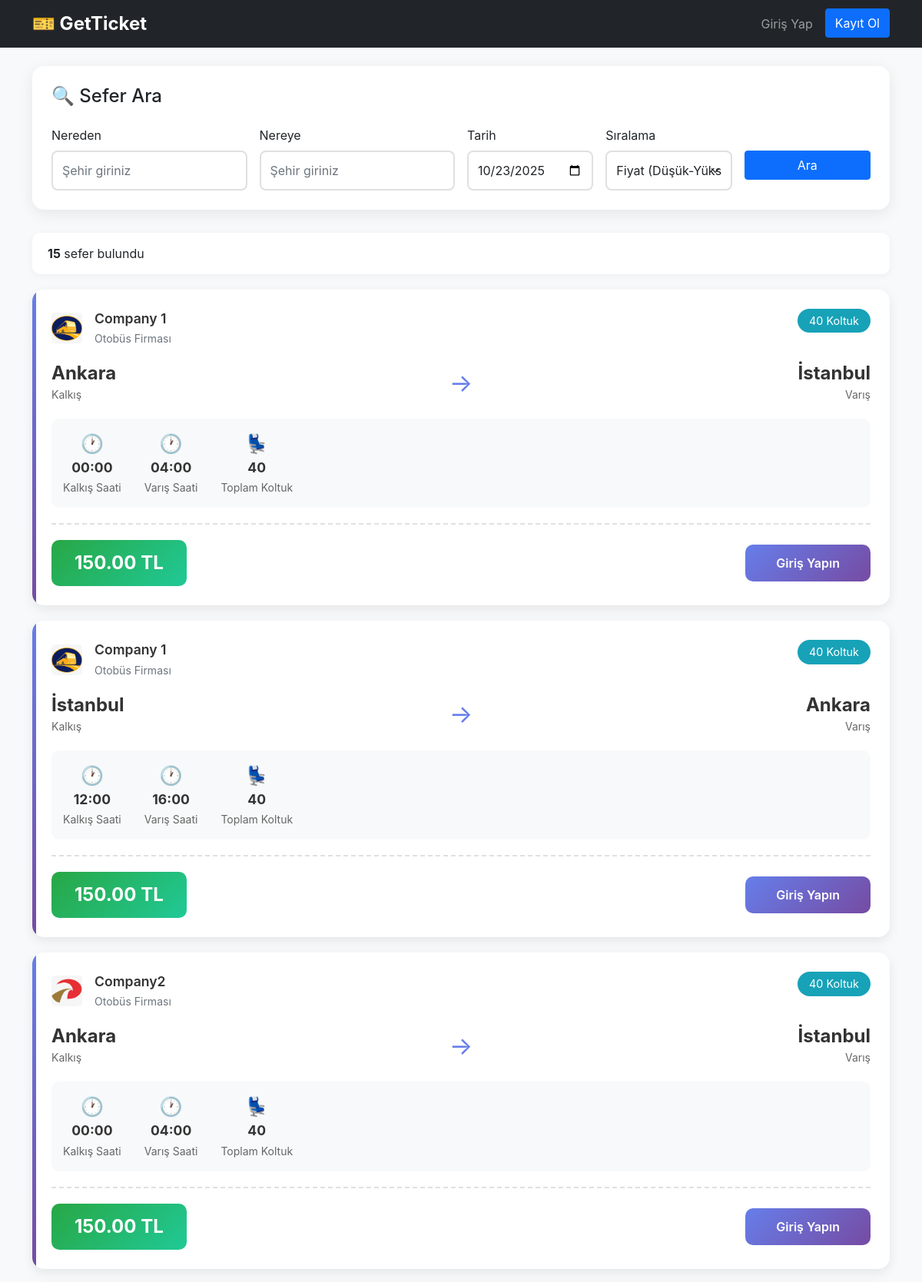
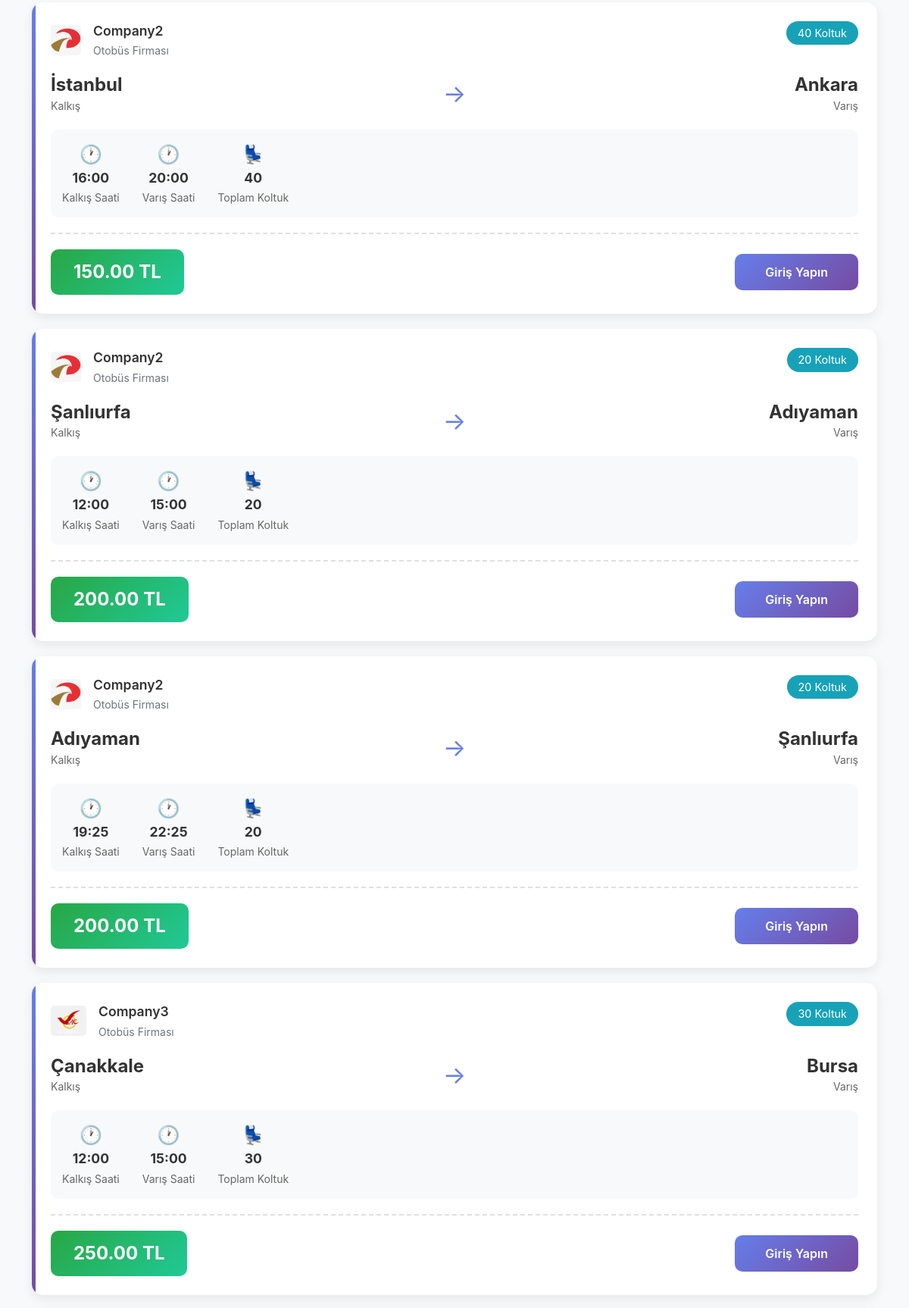
The app's page /pages/sefer_ara.php (upper part) with its own data (2 pictures, top to bottom).
### tables this page shows
CREATE TABLE trips (
    id INTEGER PRIMARY KEY AUTOINCREMENT,
    company_id INTEGER NOT NULL,
    destination_city TEXT NOT NULL,
    arrival_time TIME NOT NULL,
    departure_time TIME NOT NULL,
    departure_city TEXT NOT NULL,
    price INTEGER NOT NULL,
    capacity INTEGER NOT NULL,
    created_date DATETIME DEFAULT CURRENT_TIMESTAMP, departure_date DATE,
    FOREIGN KEY (company_id) REFERENCES bus_companies(id)
);

CREATE TABLE bus_companies (
    id INTEGER PRIMARY KEY AUTOINCREMENT,
    name TEXT UNIQUE NOT NULL,
    logo_path TEXT,
    created_at DATETIME DEFAULT CURRENT_TIMESTAMP
);

### pages/sefer_ara.php (the view, shortened to what this page needs)
<?php
$db = getDBConnection();
$from = isset($_GET['from']) ? trim($_GET['from']) : '';
$to = isset($_GET['to']) ? trim($_GET['to']) : '';
$date = isset($_GET['date']) ? $_GET['date'] : date('Y-m-d');
$sort = isset($_GET['sort']) ? $_GET['sort'] : 'price_asc';
$sql = "SELECT t.*, bc.name as company_name, bc.logo_path
        FROM trips t
        LEFT JOIN bus_companies bc ON t.company_id = bc.id
        WHERE 1=1";
$params = [];
switch ($sort) {
    case 'price_asc':
        $sql .= " ORDER BY t.price ASC";
        break;
}
$stmt = $db->prepare($sql);
$stmt->execute($params);
$trips = $stmt->fetchAll(PDO::FETCH_ASSOC);
$total_trips = count($trips);
?>
<!DOCTYPE html>
<html lang="tr">
<head>
    <link href="https://cdn.jsdelivr.net/npm/bootstrap@5.1.3/dist/css/bootstrap.min.css" rel="stylesheet">
</head>
<body>
    <nav class="navbar navbar-expand-lg navbar-dark bg-dark">
        <div class="container">
            <a class="navbar-brand fw-bold" href="../index.php">
                <span style="font-size: 1.5rem;">🎫 GetTicket</span>
            </a>
            <div class="collapse navbar-collapse" id="navbarNav">
                <ul class="navbar-nav ms-auto">
                    <?php if (isset($_SESSION['user_id'])): ?>
                        <li class="nav-item">
                            <a class="nav-link" href="dashboard.php">Dashboard</a>
                        </li>
                        <li class="nav-item">
                            <span class="navbar-text me-3">
                                <strong><?php echo htmlspecialchars($_SESSION['full_name']); ?></strong>
                            </span>
                        </li>
                        <li class="nav-item">
                            <a class="nav-link" href="logout.php">Çıkış</a>
                        </li>
                    <?php else: ?>
                        <li class="nav-item">
                            <a class="nav-link" href="login.php">Giriş Yap</a>
                        </li>
                        <li class="nav-item">
                            <a class="btn btn-primary ms-2" href="register.php">Kayıt Ol</a>
                        </li>
                    <?php endif; ?>
                </ul>
            </div>
        </div>
    </nav>
    <div class="container mt-4">
        <div class="search-box">
            <h4 class="mb-4">🔍 Sefer Ara</h4>
            <form method="GET" action="">
                <div class="row g-3">
                    <div class="col-md-3">
                        <label class="form-label">Nereden</label>
                        <input type="text" name="from" class="form-control"
                               placeholder="Şehir giriniz"
                               value="<?php echo htmlspecialchars($from); ?>"
                               list="cities-from">
                    </div>
                    <div class="col-md-3">
                        <label class="form-label">Nereye</label>
                        <input type="text" name="to" class="form-control"
                               placeholder="Şehir giriniz"
                               value="<?php echo htmlspecialchars($to); ?>"
                               list="cities-to">
                    </div>
                    <div class="col-md-2">
                        <label class="form-label">Tarih</label>
                        <input type="date" name="date" class="form-control"
                               value="<?php echo htmlspecialchars($date); ?>">
                    </div>
                    <div class="col-md-2">
                        <label class="form-label">Sıralama</label>
                        <select name="sort" class="form-select">
                            <option value="price_asc" <?php echo $sort === 'price_asc' ? 'selected' : ''; ?>>
                                Fiyat (Düşük-Yüksek)
                            </option>
                        </select>
                    </div>
                    <div class="col-md-2">
                        <label class="form-label">&nbsp;</label>
                        <button type="submit" class="btn btn-primary w-100">Ara</button>
                    </div>
                </div>
            </form>
        </div>
        <div class="filter-bar d-flex justify-content-between align-items-center">
            <div>
                <strong><?php echo $total_trips; ?></strong> sefer bulundu
            </div>
        </div>
        <?php if (empty($trips)): ?>
            <div class="no-trips">
                <div class="no-trips-icon">🚌</div>
                <h3>Sefer Bulunamadı</h3>
                <p class="text-muted">Arama kriterlerinizi değiştirerek tekrar deneyin.</p>
                <a href="sefer_ara.php" class="btn btn-primary mt-3">Tüm Seferleri Gör</a>
            </div>
        <?php else: ?>
            <?php foreach ($trips as $trip):
                $remaining_seats = $trip['capacity'];
                $is_low_capacity = $remaining_seats <= 10;
            ?>
            <div class="trip-card">
                <div class="d-flex justify-content-between align-items-start mb-3">
                    <div class="d-flex align-items-center gap-3">
                        <?php if (!empty($trip['logo_path'])): ?>
                            <img src="../<?php echo htmlspecialchars($trip['logo_path']); ?>"
                                 alt="Logo" class="company-logo">
                        <?php endif; ?>
                        <div>
                            <div class="company-name"><?php echo htmlspecialchars($trip['company_name']); ?></div>
                            <small class="text-muted">Otobüs Firması</small>
                        </div>
                    </div>
                    <span class="badge-capacity <?php echo $is_low_capacity ? 'low' : ''; ?>">
                        <?php echo $remaining_seats; ?> Koltuk
                    </span>
                </div>
                <div class="route-info">
                    <div class="route-city text-start">
                        <h4><?php echo htmlspecialchars($trip['departure_city']); ?></h4>
                        <small>Kalkış</small>
                    </div>
                    <div class="route-arrow">→</div>
                    <div class="route-city text-end">
                        <h4><?php echo htmlspecialchars($trip['destination_city']); ?></h4>
                        <small>Varış</small>
                    </div>
                </div>
                <div class="trip-details">
                    <div class="trip-detail-item">
                        <div style="font-size: 1.5rem;">🕐</div>
                        <strong><?php echo htmlspecialchars($trip['departure_time']); ?></strong>
                        <small>Kalkış Saati</small>
                    </div>
                    <div class="trip-detail-item">
                        <div style="font-size: 1.5rem;">🕐</div>
                        <strong><?php echo htmlspecialchars($trip['arrival_time']); ?></strong>
                        <small>Varış Saati</small>
                    </div>
                    <div class="trip-detail-item">
                        <div style="font-size: 1.5rem;">💺</div>
                        <strong><?php echo $trip['capacity']; ?></strong>
                        <small>Toplam Koltuk</small>
                    </div>
                </div>
                <div class="price-section">
                    <div class="price-badge">
                        <?php echo number_format($trip['price'], 2); ?> TL
                    </div>
                    <div>
                        <?php if (isset($_SESSION['user_id'])): ?>
                            <a href="bilet_al.php?trip_id=<?php echo $trip['id']; ?>"
                               class="btn btn-primary btn-book">
                                🎫 Bilet Al
                            </a>
                        <?php else: ?>
                            <a href="login.php?redirect=sefer_ara.php"
                               class="btn btn-primary btn-book">
                                Giriş Yapın
                            </a>
                        <?php endif; ?>
                    </div>
                </div>
            </div>
            <?php endforeach; ?>
        <?php endif; ?>
    </div>
</body>
</html>

### pages/sefer_ara.php (style rules this page uses)
body { background: #f8f9fa; font-family: -apple-system, BlinkMacSystemFont, 'Segoe UI', Roboto, sans-serif; }
.search-box { background: white; border-radius: 15px; padding: 25px; box-shadow: 0 5px 20px rgba(0,0,0,0.08); margin-bottom: 30px; }
.search-box .form-control, .search-box .form-select { border: 2px solid #e0e0e0; padding: 12px; border-radius: 8px; }
.filter-bar { background: white; border-radius: 10px; padding: 15px 20px; box-shadow: 0 2px 10px rgba(0,0,0,0.05); margin-bottom: 20px; }
.trip-card { background: white; border: none; border-radius: 15px; padding: 25px; margin-bottom: 20px; box-shadow: 0 5px 15px rgba(0,0,0,0.08); transition: all 0.3s; position: relative; overflow: hidden; }
.trip-card::before { content: ''; position: absolute; left: 0; top: 0; height: 100%; width: 5px; background: linear-gradient(135deg, #667eea 0%, #764ba2 100%); }
.company-logo { height: 40px; object-fit: contain; border-radius: 5px; }
.company-name { font-weight: 600; color: #333; font-size: 1.1rem; }
.route-info { display: flex; align-items: center; gap: 20px; margin: 20px 0; }
.route-city { flex: 1; }
.route-city h4 { margin: 0; color: #333; font-weight: bold; }
.route-city small { color: #666; }
.route-arrow { font-size: 2rem; color: #667eea; }
.trip-details { display: flex; gap: 30px; margin: 20px 0; padding: 15px; background: #f8f9fa; border-radius: 10px; }
.trip-detail-item { text-align: center; }
.trip-detail-item strong { display: block; font-size: 1.1rem; color: #333; }
.trip-detail-item small { color: #666; }
.price-section { display: flex; align-items: center; justify-content: space-between; margin-top: 20px; padding-top: 20px; border-top: 2px dashed #e0e0e0; }
.price-badge { background: linear-gradient(135deg, #28a745 0%, #20c997 100%); color: white; padding: 12px 30px; border-radius: 10px; font-weight: bold; font-size: 1.5rem; }
.btn-book { background: linear-gradient(135deg, #667eea 0%, #764ba2 100%); border: none; padding: 12px 40px; font-weight: 600; border-radius: 10px; transition: transform 0.2s; }
.badge-capacity { background: #17a2b8; color: white; padding: 5px 15px; border-radius: 20px; font-size: 0.9rem; }

### records on screen
trips: company.logo_path (picture), company.name "Company 1", capacity "40", departure_city "Ankara", destination_city "İstanbul", departure_time "00:00", arrival_time "04:00", price "150.00"
trips: company.logo_path (picture), company.name "Company 1", capacity "40", departure_city "İstanbul", destination_city "Ankara", departure_time "12:00", arrival_time "16:00", price "150.00"
trips: company.logo_path (picture), company.name "Company2", capacity "40", departure_city "Ankara", destination_city "İstanbul", departure_time "00:00", arrival_time "04:00", price "150.00"
trips: company.logo_path (picture), company.name "Company2", capacity "40", departure_city "İstanbul", destination_city "Ankara", departure_time "16:00", arrival_time "20:00", price "150.00"
trips: company.logo_path (picture), company.name "Company2", capacity "20", departure_city "Şanlıurfa", destination_city "Adıyaman", departure_time "12:00", arrival_time "15:00", price "200.00"
trips: company.logo_path (picture), company.name "Company2", capacity "20", departure_city "Adıyaman", destination_city "Şanlıurfa", departure_time "19:25", arrival_time "22:25", price "200.00"
trips: company.logo_path (picture), company.name "Company3", capacity "30", departure_city "Çanakkale", destination_city "Bursa", departure_time "12:00", arrival_time "15:00", price "250.00"

### other values on screen
$total_trips "15"
